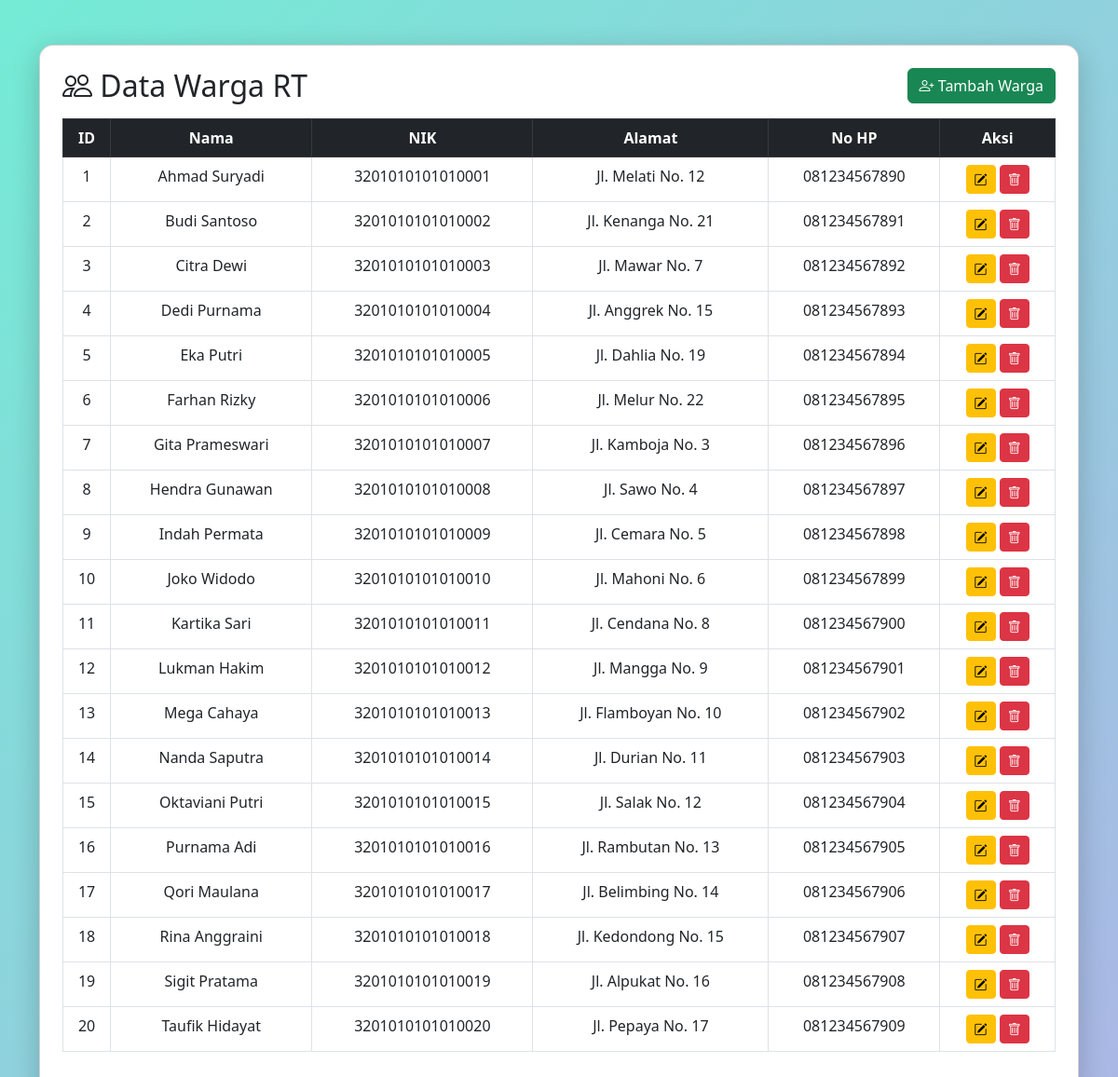
The page / on the database its author committed.
### tables this page shows
CREATE TABLE `warga` (
  `id` int(11) NOT NULL,
  `nama` varchar(100) NOT NULL,
  `nik` varchar(16) NOT NULL,
  `alamat` text NOT NULL,
  `no_hp` varchar(15) DEFAULT NULL,
  `created_at` timestamp NOT NULL DEFAULT current_timestamp()
);

### index.php (the view, shortened to what this page needs)
<?php
include 'config.php';
?>
<!DOCTYPE html>
<html lang="en">
<head>
    <link rel="stylesheet" href="https://cdn.jsdelivr.net/npm/bootstrap@5.3.0/dist/css/bootstrap.min.css">
    <link rel="stylesheet" href="https://cdnjs.cloudflare.com/ajax/libs/animate.css/4.1.1/animate.min.css"/>
    <link rel="stylesheet" href="https://cdn.jsdelivr.net/npm/bootstrap-icons@1.10.5/font/bootstrap-icons.css">
</head>
<body>
<div class="container py-5 animate__animated animate__fadeIn">
    <div class="card p-4">
        <div class="d-flex justify-content-between align-items-center mb-3">
            <h2 class="mb-0"><i class="bi bi-people"></i> Data Warga RT</h2>
            <a href="tambah.php" class="btn btn-success btn-custom">
                <i class="bi bi-person-plus"></i> Tambah Warga
            </a>
        </div>
        <table class="table table-hover table-bordered text-center">
            <thead class="table-dark">
                <tr>
                    <th>ID</th>
                    <th>Nama</th>
                    <th>NIK</th>
                    <th>Alamat</th>
                    <th>No HP</th>
                    <th>Aksi</th>
                </tr>
            </thead>
            <tbody>
            <?php
            $result = mysqli_query($conn, "SELECT * FROM warga ORDER BY id ASC");
            while ($row = mysqli_fetch_assoc($result)) {
                echo "<tr>
                        <td>{$row['id']}</td>
                        <td>{$row['nama']}</td>
                        <td>{$row['nik']}</td>
                        <td>{$row['alamat']}</td>
                        <td>{$row['no_hp']}</td>
                        <td>
                            <a href='edit.php?id={$row['id']}' class='btn btn-warning btn-sm btn-custom'><i class='bi bi-pencil-square'></i></a>
                            <a href='hapus.php?id={$row['id']}' class='btn btn-danger btn-sm btn-custom' onclick=\"return confirm('Yakin hapus data ini?');\"><i class='bi bi-trash'></i></a>
                        </td>
                      </tr>";
            }
            ?>
            </tbody>
        </table>
    </div>
</div>
</body>
</html>

### index.php (style rules this page uses)
body { background: linear-gradient(135deg, #74ebd5, #ACB6E5); min-height: 100vh; }
.card { border-radius: 15px; box-shadow: 0px 8px 30px rgba(0,0,0,0.2); }
.btn-custom { transition: transform 0.2s ease-in-out; }

### rows shown on the page
warga: id "1", nama "Ahmad Suryadi", nik "3201010101010001", alamat "Jl. Melati No. 12", no_hp "081234567890"
warga: id "2", nama "Budi Santoso", nik "3201010101010002", alamat "Jl. Kenanga No. 21", no_hp "081234567891"
warga: id "3", nama "Citra Dewi", nik "3201010101010003", alamat "Jl. Mawar No. 7", no_hp "081234567892"
warga: id "4", nama "Dedi Purnama", nik "3201010101010004", alamat "Jl. Anggrek No. 15", no_hp "081234567893"
warga: id "5", nama "Eka Putri", nik "3201010101010005", alamat "Jl. Dahlia No. 19", no_hp "081234567894"
warga: id "6", nama "Farhan Rizky", nik "3201010101010006", alamat "Jl. Melur No. 22", no_hp "081234567895"
warga: id "7", nama "Gita Prameswari", nik "3201010101010007", alamat "Jl. Kamboja No. 3", no_hp "081234567896"
warga: id "8", nama "Hendra Gunawan", nik "3201010101010008", alamat "Jl. Sawo No. 4", no_hp "081234567897"
warga: id "9", nama "Indah Permata", nik "3201010101010009", alamat "Jl. Cemara No. 5", no_hp "081234567898"
warga: id "10", nama "Joko Widodo", nik "3201010101010010", alamat "Jl. Mahoni No. 6", no_hp "081234567899"
warga: id "11", nama "Kartika Sari", nik "3201010101010011", alamat "Jl. Cendana No. 8", no_hp "081234567900"
warga: id "12", nama "Lukman Hakim", nik "3201010101010012", alamat "Jl. Mangga No. 9", no_hp "081234567901"
warga: id "13", nama "Mega Cahaya", nik "3201010101010013", alamat "Jl. Flamboyan No. 10", no_hp "081234567902"
warga: id "14", nama "Nanda Saputra", nik "3201010101010014", alamat "Jl. Durian No. 11", no_hp "081234567903"
warga: id "15", nama "Oktaviani Putri", nik "3201010101010015", alamat "Jl. Salak No. 12", no_hp "081234567904"
warga: id "16", nama "Purnama Adi", nik "3201010101010016", alamat "Jl. Rambutan No. 13", no_hp "081234567905"
warga: id "17", nama "Qori Maulana", nik "3201010101010017", alamat "Jl. Belimbing No. 14", no_hp "081234567906"
warga: id "18", nama "Rina Anggraini", nik "3201010101010018", alamat "Jl. Kedondong No. 15", no_hp "081234567907"
warga: id "19", nama "Sigit Pratama", nik "3201010101010019", alamat "Jl. Alpukat No. 16", no_hp "081234567908"
warga: id "20", nama "Taufik Hidayat", nik "3201010101010020", alamat "Jl. Pepaya No. 17", no_hp "081234567909"
